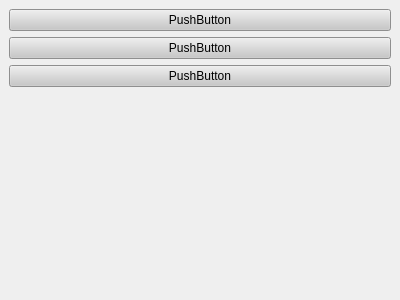
<?xml version="1.0" encoding="UTF-8"?>
<ui version="4.0">
 <class>DockWidget</class>
 <widget class="QDockWidget" name="DockWidget">
  <property name="geometry">
   <rect>
    <x>0</x>
    <y>0</y>
    <width>400</width>
    <height>300</height>
   </rect>
  </property>
  <property name="styleSheet">
   <string notr="true">
QLineEdit, QTextEdit, QComboBox
{
	
	
	background-color: rgb(210, 210, 210);
}
QPushButton
{
	
	background-color: rgb(200, 200, 200);
}
QLabel
{

}
</string>
  </property>
  <property name="windowTitle">
   <string>DockWidget</string>
  </property>
  <widget class="QWidget" name="dockWidgetContents">
   <layout class="QVBoxLayout" name="verticalLayout">
    <item>
     <layout class="QGridLayout" name="gridLayout">
      <item row="0" column="0">
       <widget class="QPushButton" name="pushButton">
        <property name="text">
         <string>PushButton</string>
        </property>
       </widget>
      </item>
      <item row="1" column="0">
       <widget class="QPushButton" name="pushButton_2">
        <property name="text">
         <string>PushButton</string>
        </property>
       </widget>
      </item>
      <item row="2" column="0">
       <widget class="QPushButton" name="pushButton_3">
        <property name="text">
         <string>PushButton</string>
        </property>
       </widget>
      </item>
     </layout>
    </item>
    <item>
     <spacer name="verticalSpacer">
      <property name="orientation">
       <enum>Qt::Vertical</enum>
      </property>
      <property name="sizeHint" stdset="0">
       <size>
        <width>20</width>
        <height>40</height>
       </size>
      </property>
     </spacer>
    </item>
   </layout>
  </widget>
 </widget>
 <resources/>
 <connections/>
</ui>
